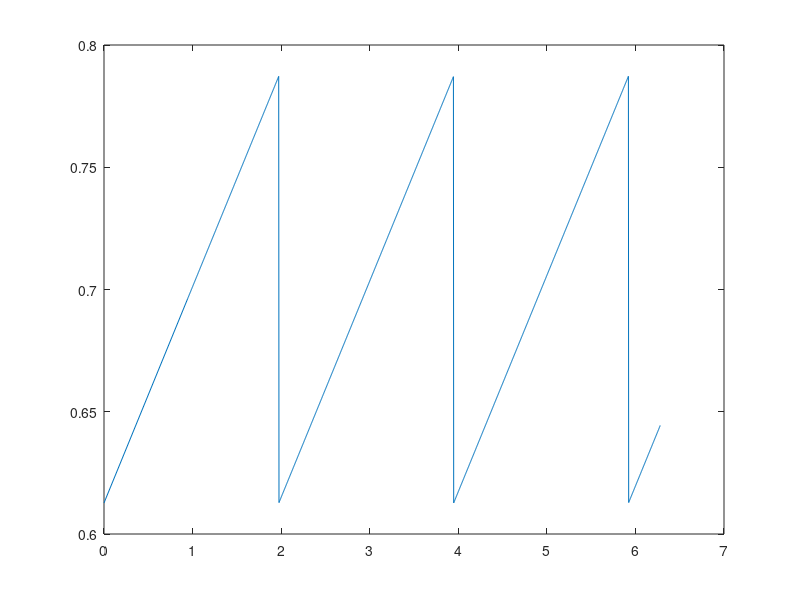
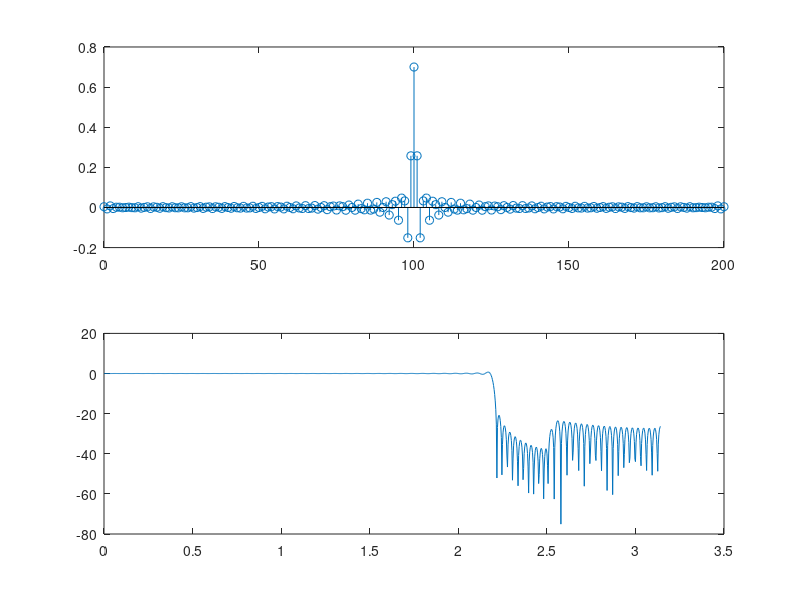
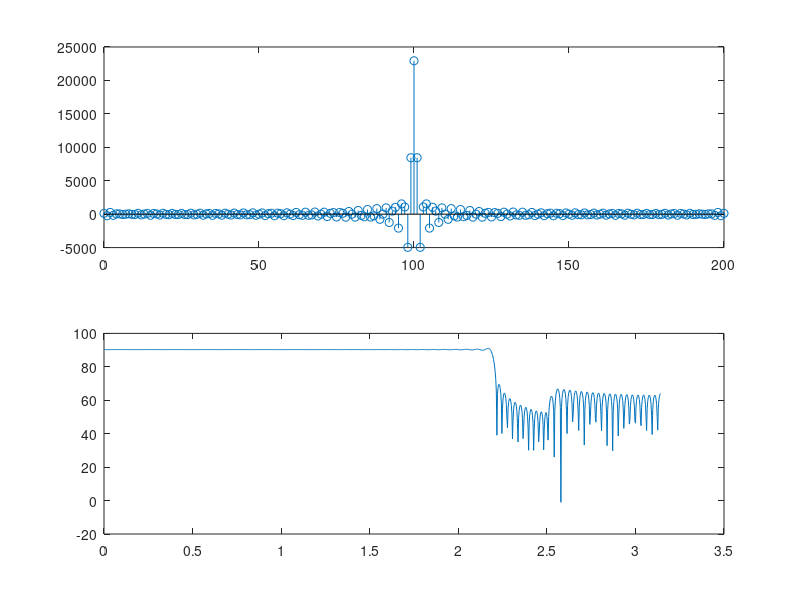

These figures' MATLAB source, in order: (Note: this script raises an error after producing the figures.)
%% DSP Homework 7
T = 1/20000;
Omegap = 2*pi*7000*T;    Omegas = 2*pi*8000*T; 
Lh = 201; 
K = 10*Lh; 
k = (0:K-1);
Omegak = k*2*pi/K;

OmegaPC = 2*pi*1500*T;   OmegaPR = 2*pi*3000*T;
parablength = Omegak.*(Omegak>=0 & Omegak<=OmegaPR);
% OmegaPC = 2*pi*750*T;   OmegaPR = 2*pi*1500*T;
% parablength = Omegak.*(Omegak>=Omegap & Omegak<=OmegaPR);

sawPer = 1000*2*pi/20000;
xsawPer= Omegak.*(Omegak > OmegaPR);

sinfn = (.7943-.707)*sawtooth(1/sawPer*xsawPer) + .7;
% sinfn = ((xsinPer - OmegaPC).^2).*sawtooth(1/sinPer*xsinPer) + .7943;
plot(xsawPer, sinfn);


figure;
xsauce = [0 OmegaPC OmegaPR]; ysauce = [.7943 .8915 .7943]; psauce = polyfit(xsauce,ysauce,2);
xu=linspace(0,OmegaPR,10);
parabola = [polyval(psauce,parablength)];
plot(parablength, parabola)

% Q = 20.0*(Omegak>=Omegas) + 1.0*(Omegak>=0 & Omegak < 1) + ...
%     10.0*(Omegak>=1 & Omegak < 1.5) + 1*(Omegak>=1.5 & Omegak < Omegap);
Q = 50.0*(Omegak<=Omegas) + 1.0*(Omegak>=Omegap & Omegak < OmegaPR) + ...
    1.0*(Omegak>=OmegaPR & Omegak < 1.5) + 1*(Omegak>=1.5 & Omegak < pi);
Q(fix(K/2)+2:end) = Q(round(K/2):-1:2);

Hd = (1.*(Omegak < Omegap) + 0.*(Omegak > Omegap)).*exp(-1j*k*pi*(Lh-1)/K);
% Hd = (0.*(Omegak<Omegap) + parabola.*(Omegak>=Omegap & Omegak<=OmegaPR) ...
%      + sinfn.*(Omegak >= OmegaPR)).*exp(-1j*k*pi*(Lh-1)/K);
% Hd = (0.*(Omegak>Omegap) + parabola.*(Omegak>=0 & Omegak<=OmegaPR) ...
%      + sinfn.*(Omegak >= OmegaPR & Omegak <= Omegap)).*exp(-1j*k*pi*(Lh-1)/K);
Hd(fix(K/2)+2:end) = conj(Hd(round(K/2):-1:2));
l = (0:Lh-1)'; a = exp(1j*l*Omegak)*Q.'/K; b = exp(1j*l*Omegak)*(Hd.*Q/K).';
a = real(a); b = real(b);
A = toeplitz(a); h = (A\b);
n = (0:Lh-1)'; 
subplot(211); 
stem(n,h);
Omega = linspace(0,pi,1001); 
H = polyval(h,exp(1j*Omega)).*exp(-1j*(Lh-1)*Omega);
subplot(212); 
plot(Omega,20*log10(abs(H)))
deltap = 2*max(abs(abs(H(Omega>=Omegap))-1))
deltas = max(abs(H(Omega<=Omegas)))

figure;
plot(Q);

Morder = length(h);
[hMax,hMaxIndex] = max(h)
% scale = abs((2^(16-1)-50)/h(hMaxIndex-1))
scale = abs((2^15)/(abs(sum(h))));                                      %Q notation
scale = 2.^nextpow2(scale)
hInt = floor(h*(scale));

subplot(211); 
stem(n,hInt);
Omega = linspace(0,pi,1001); 
H = polyval(hInt,exp(1j*Omega)).*exp(-1j*(Lh-1)*Omega);
subplot(212); 
plot(Omega,20*log10(abs(H)))
deltap = 2*max(abs(abs(H(Omega>=Omegap))-1))
deltas = max(abs(H(Omega<=Omegas)))

        fid = fopen('K22_Project_Framework/coef.h','w');
        fprintf(fid,'#define Korder %i \n',uint8(Morder));
        fprintf(fid,'int h[Korder] = { \n');
        for Korder = 1:Morder-1
            fprintf(fid,'%i,\n', hInt(Korder));
        end
        fprintf(fid,'%i }; \n', hInt(Korder));
        fclose(fid);

save('bpg.mat','hInt');
